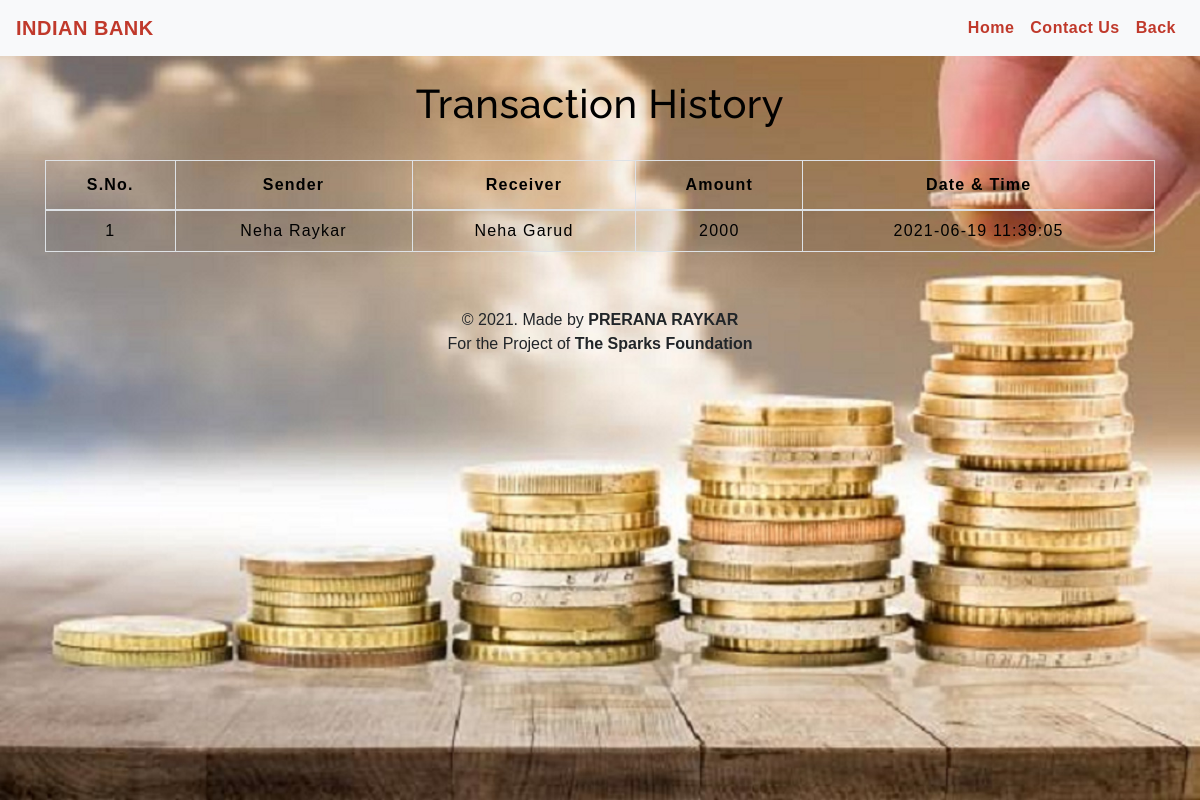
The page /transactionhistory.php on the database its author committed.
### tables this page shows
CREATE TABLE `transaction` (
  `sno` int(3) NOT NULL,
  `sender` text NOT NULL,
  `receiver` text NOT NULL,
  `balance` int(8) NOT NULL,
  `datetime` datetime NOT NULL DEFAULT current_timestamp()
);

### transactionhistory.php (the view, shortened to what this page needs)
<!DOCTYPE html>
<html lang="en">
<head>
    <link rel="stylesheet" href="https://stackpath.bootstrapcdn.com/bootstrap/4.5.2/css/bootstrap.min.css">
    <link rel="stylesheet" type="text/css" href="css/table.css">
    <link rel="stylesheet" type="text/css" href="css/navbar.css">
</head>
<body >
 <div align="center" class="bg-img">
<?php
  include 'navbar.php';
?>
	<div class="container">
        <h2 class="text-center pt-4" style="color : black;">Transaction History</h2>
       <br>
       <div class="table-responsive-sm">
    <table class="table table-hover table-striped table-condensed table-bordered">
        <thead style="color : black;">
            <tr>
                <th class="text-center">S.No.</th>
                <th class="text-center">Sender</th>
                <th class="text-center">Receiver</th>
                <th class="text-center">Amount</th>
                <th class="text-center">Date & Time</th>
            </tr>
        </thead>
        <tbody>
        <?php
            include 'config.php';
            $sql ="select * from transaction";
            $query =mysqli_query($conn, $sql);
            while($rows = mysqli_fetch_assoc($query))
            {
        ?>
            <tr style="color : black;">
            <td class="py-2"><?php echo $rows['sno']; ?></td>
            <td class="py-2"><?php echo $rows['sender']; ?></td>
            <td class="py-2"><?php echo $rows['receiver']; ?></td>
            <td class="py-2"><?php echo $rows['balance']; ?> </td>
            <td class="py-2"><?php echo $rows['datetime']; ?> </td>
        <?php
            }
        ?>
        </tbody>
    </table>
    </div>
</div>
<footer class="text-center mt-5 py-2">
            <p>&copy 2021. Made by <b>PRERANA RAYKAR</b><br> For the Project of  <b>The Sparks Foundation</b></p>
</footer>
</body>
</html>

### css/table.css (style rules this page uses)
* { padding: 0; margin: 0; box-sizing: border-box; font-family: sans-serif; }
h2 { font-size: 40px; }
table { letter-spacing: 1.2px; }
td { text-align: center; }

### css/navbar.css (style rules this page uses)
h2 { color: #4C4B4B; letter-spacing: 0.5px; font-family: raleway; }

### transactionhistory.php (style rules this page uses)
.bg-img { background-image: url("img/original.jpg"); width: 100%; height: 100vh; background-position: center; background-repeat: no-repeat; background-size: cover; position: relative; }

### rows shown on the page
transaction: sno "1", sender "Neha Raykar", receiver "Neha Garud", balance "2000", datetime "2021-06-19 11:39:05"
